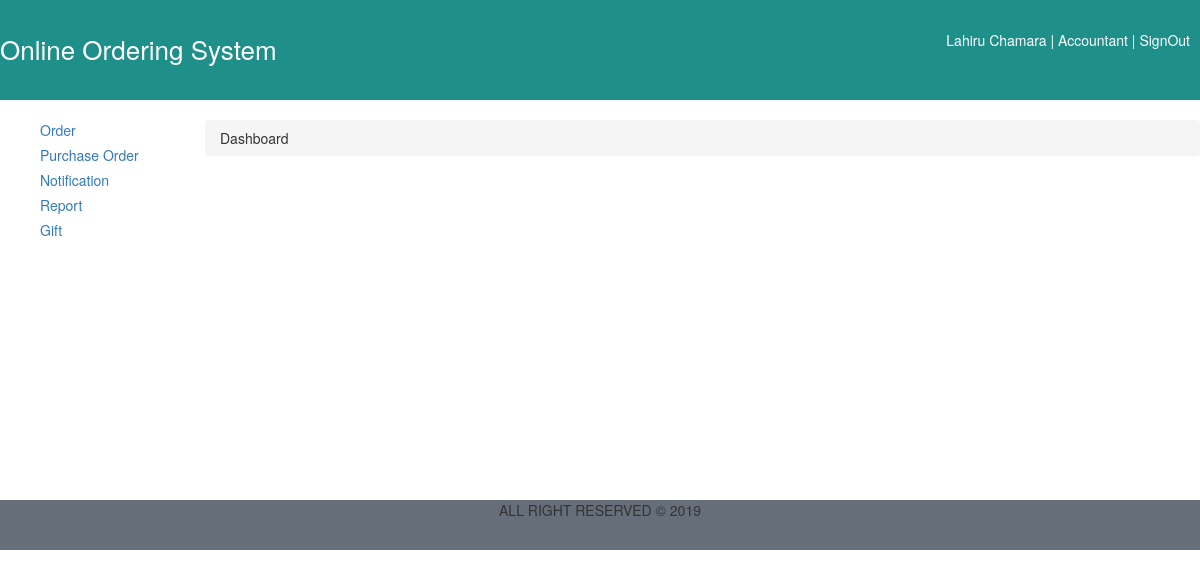
The page /apps/view/dashboard.php (signed in) on the database its author committed.
### tables this page shows
CREATE TABLE `module_role` (
  `m_id` int(11) NOT NULL,
  `role_id` int(11) NOT NULL
);

CREATE TABLE `module` (
  `m_id` int(5) NOT NULL,
  `m_name` varchar(200) NOT NULL
);

### apps/common/session_handling.php (called while the page is built, shortened)
<?php
	if(!isset($_SESSION)){
		$userinfo = $_SESSION['userinfo'];
	}
?>

### apps/model/modulemodel.php (called while the page is built)
<?php
	class modulemodel{
		function getUserModules($role_id, $con){
			$sql = "SELECT * FROM module m, module_role mr WHERE m.m_id = mr.m_id AND mr.role_id = \"$role_id\"";
			$r = $con->query($sql);
			return $r;
		}
	}
?>

### apps/view/dashboard.php (the view, shortened to what this page needs)
<?php
	include '../common/session_handling.php';
	include '../common/dbconnection.php';
	include '../model/modulemodel.php';
	$ob = new dbconnection();
	$con = $ob->connection();
	$role_id = $userinfo['role_id'];
	$obm = new modulemodel();
	$resultm = $obm->getUserModules($role_id, $con);
?>
<html>
	<head>
		<link rel="stylesheet" href="../resources/css/layout1.css">
        <link rel="stylesheet" href="../resources/css/res@media.css">
		<link rel="stylesheet" href="../resources/bootstrap/css/bootstrap.min.css">
	</head>
	<body>
		<div id="main">
				<div id="header">
					<div class="row">
						<div class="col-md-6">
							<div class="hea1">Online Ordering System</div>
						</div>
						<div class="col-md-6">
							<div class="prof">
								<?php echo $userinfo['user_fname'] . " " . $userinfo['user_lname'] . " | " . $userinfo['role_name'] ; ?>
								| <a class="signout" href="signout.php">SignOut</a>
							</div>
						</div>
					</div>
				</div>
				<div id="content">
					<div class="row">
						<div class="col-md-2">
							<div class="pad1">
								<ul class = "list1">
									<?php
									while($row = $resultm->fetch_assoc()){
										$lm_name = strtolower($row['m_name']);
										$url = $lm_name.".php";
									?>
									<li>
										<a href="<?php echo $url; ?>">
											<?php echo $row['m_name']; ?>
										</a>
									</li>
									<?php } ?>
								</ul>
							</div>
						</div>
						<div class="col-md-10">
							<div class="pad1">
								<ul class="breadcrumb">
									<li>Dashboard</li>
								</ul>
							</div>
						</div>
					</div>
				</div>
				<div id="footer">
					<?php include'../common/footer.php'; ?>
				</div>
		</div>
	</body>
</html>

### apps/resources/css/layout1.css (style rules this page uses)
div#main { width: 100%; }
div#header { height: 100px; background-color: #1f8f89; padding-top:30px; }
div#content { min-height: 400px; }
div#footer { height: 50px; text-align: center; background-color: #666e7a; }
.hea1 { font-size: 26px; color: #FFF; }
.prof { color: #FFF; text-align: right; padding-right: 10px; }
a.signout { color: #FFF; transition-duration: 0.3s; text-decoration: none; }
.pad1 { padding-top: 20px; }
.list1 { list-style: none; }
.list1 li { padding-bottom: 5px; }

### rows shown on the page
module_role: m.m_name "Order"
module_role: m.m_name "Purchase Order"
module_role: m.m_name "Notification"
module_role: m.m_name "Report"
module_role: m.m_name "Gift"

### other values the page prints
$userinfo['user_fname'] "Lahiru"
$userinfo['user_lname'] "Chamara"
$userinfo['role_name'] "Accountant"
